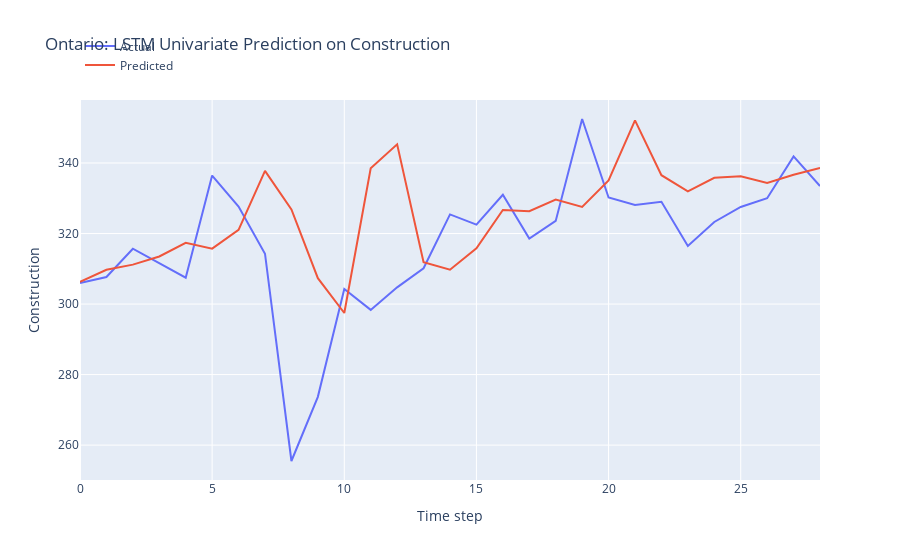

Write notebook code for a chart like this one.
### Markdown cell above
LSTM Model Development

### Code cell
n_features = 1
X_train = X_train.reshape(X_train.shape[0], X_train.shape[1], n_features)

# define model
model = Sequential()
model.add(LSTM(50, activation='relu', input_shape=(n_steps, n_features)))
model.add(Dense(1))

# model = Sequential()
# model.add(LSTM(100, activation='relu', input_shape=(n_steps, n_features), kernel_regularizer=L2(0.001), return_sequences=True))
# model.add(LSTM(50, activation='relu', kernel_regularizer=L2(0.01)))
# model.add(Dense(1))

def r_squared(y_true, y_pred):
    SS_res =  K.sum(K.square(y_true - y_pred)) 
    SS_tot = K.sum(K.square(y_true - K.mean(y_true))) 
    return ( 1 - SS_res/(SS_tot + K.epsilon()) )

# Compile the model
model.compile(optimizer='adam', 
              loss='mse',
              metrics=[r_squared])

early_stopping = EarlyStopping(monitor='loss', patience=5, restore_best_weights=True)

# fit model
history = model.fit(X_train, y_train, 
          epochs = 20,
          batch_size = 32,
          verbose = 0,
          callbacks=[early_stopping])

# Obtain the MSE and R-squared from the last epoch
last_epoch_mse = history.history['loss'][-1]
last_epoch_r_squared = history.history['r_squared'][-1]

# Print the MSE and R-squared
print("Mean Squared Error (MSE) from the last epoch:", last_epoch_mse)
print("R-squared from the last epoch:", last_epoch_r_squared)

# plot loss and r2 score
plt.figure(figsize=(10, 6))

# Plot train loss
plt.plot(history.history['loss'], label='Train Loss')

# Plot train R-squared score
plt.plot(history.history['r_squared'], label='Train R2')

plt.title('Model Training Loss and R-squared Score')
plt.xlabel('Epochs')
plt.ylabel('Value')
plt.legend()
plt.grid(True)
plt.show()

# Evaluate the model
loss = model.evaluate(X_test, y_test)
print("MSE and R_squared:", loss)

# make prediction on test data
X_test = X_test.reshape(X_test.shape[0], X_test.shape[1], n_features)
y_pred = model.predict(X_test)

# Print the first 5 predictions and actual values
print("Predictions:")
flattened_predictions = [pred[0] for pred in y_pred[:10]]
print(flattened_predictions)
# print(y_pred[:10].tolist())
print("Actual values:")
rounded_actual_values = [round(value, len(str(prediction).split('.')[1])) for value, prediction in zip(y_test[:10], flattened_predictions)]
print(rounded_actual_values)

# plot the actual and predicted values for test data
trace1 = go.Scatter(x=np.arange(len(y_test)), y=y_test.flatten(), mode='lines', name='Actual')
trace2 = go.Scatter(x=np.arange(len(y_pred)), y=y_pred.flatten(), mode='lines', name='Predicted')

# Create layout
layout = go.Layout(
    title='Ontario: LSTM Univariate Prediction on Construction',
    xaxis=dict(title='Time step'),
    yaxis=dict(title='Construction'),
    legend=dict(x=0, y=1.18)
)

# Create figure
fig = go.Figure(data=[trace1, trace2], layout=layout)

# Show plot
fig.show()

### Figure 1 — Plotly figure (JSON) as saved in the notebook; plotly's stock layout.template omitted (floating-point values rounded to 4 significant figures)
{"data": [{"mode": "lines", "name": "Actual", "type": "scatter", "x": [0, 1, 2, 3, 4, 5, 6, 7, 8, 9, 10, 11, 12, 13, 14, 15, 16, 17, 18, 19, 20, 21, 22, 23, 24, 25, 26, 27, 28], "y": [306.0, 307.7, 315.7, 311.7, 307.5, 336.4, 327.6, 314.3, 255.5, 273.7, 304.3, 298.3, 304.7, 310.1, 325.4, 322.5, 331.0, 318.6, 323.6, 352.5, 330.2, 328.1, 329.0, 316.5, 323.3, 327.5, 330.0, 341.9, 333.5]}, {"mode": "lines", "name": "Predicted", "type": "scatter", "x": [0, 1, 2, 3, 4, 5, 6, 7, 8, 9, 10, 11, 12, 13, 14, 15, 16, 17, 18, 19, 20, 21, 22, 23, 24, 25, 26, 27, 28], "y": [306.3, 309.7, 311.2, 313.5, 317.4, 315.7, 321.0, 337.8, 326.8, 307.3, 297.5, 338.5, 345.3, 311.9, 309.7, 315.8, 326.7, 326.3, 329.6, 327.5, 335.1, 352.1, 336.5, 332.0, 335.8, 336.2, 334.3, 336.7, 338.6]}], "layout": {"legend": {"x": 0, "y": 1.18}, "title": {"text": "Ontario: LSTM Univariate Prediction on Construction"}, "xaxis": {"title": {"text": "Time step"}}, "yaxis": {"title": {"text": "Construction"}}}}
